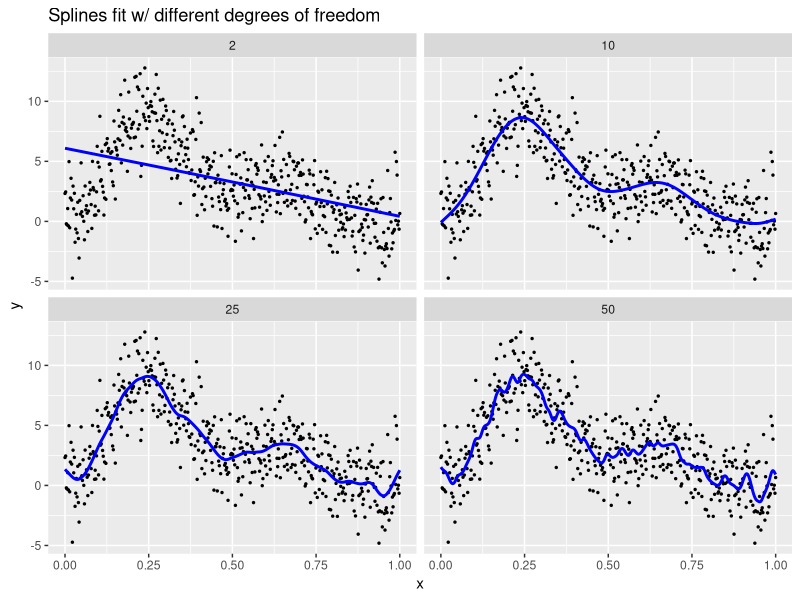
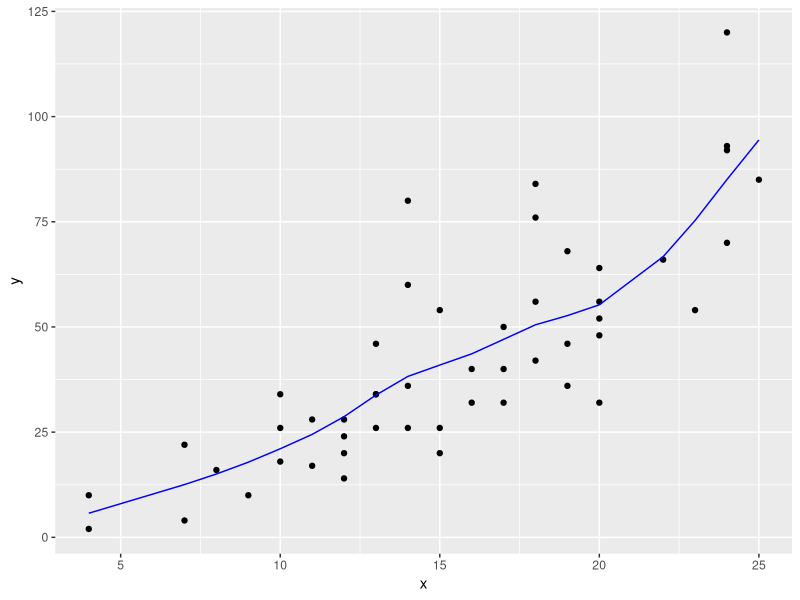
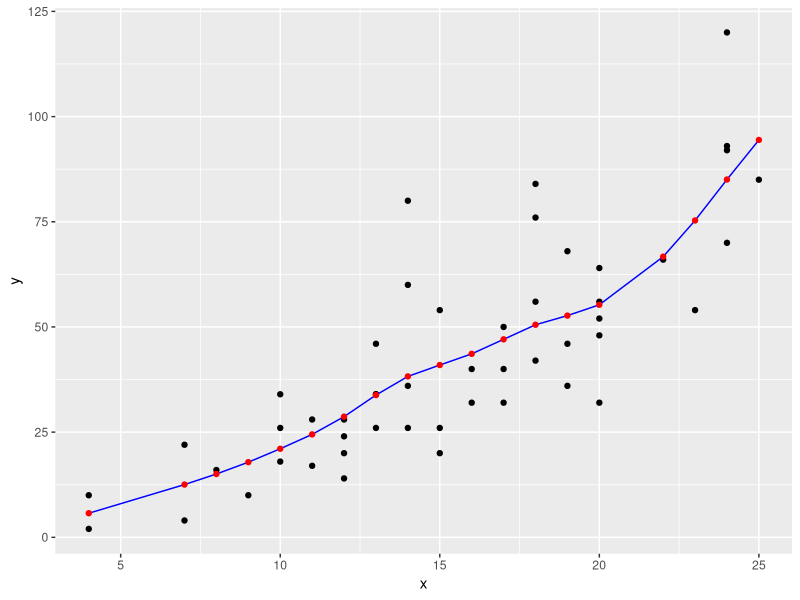

Write R code to recreate these figures, in order.
## ---- chunk 1
knitr::opts_chunk$set(echo = TRUE, message=FALSE, warning = FALSE)
library(tidyverse)
library(broom)
library(knitr)
library(modelr)
library(lubridate)
library(forcats)
## ---- chunk 2
# From https://gist.github.com/rudeboybert/752f7aa1e42faa2174822dd29bfaf959
df_values <- c(2, 10, 25, 50)
f <- function(x){
  f_x <- 0.2*x^11*(10*(1-x))^6+10*(10*x)^3*(1-x)^10
  return(f_x)
}
values <- data_frame(
  x = seq(from=0, to=1, length=500),
  f_x = f(x),
  epsilon = rnorm(500, 0, sd = 2),
  y = f_x + epsilon
)
overall <- NULL
for(df in df_values){
  overall <- smooth.spline(values$x, values$y, df=df) %>%
    augment() %>%
    mutate(df=df) %>%
    bind_rows(overall)
}
overall <- overall %>% 
  as_tibble()
multiple_df <- overall %>% 
  ggplot(aes(x=x)) +
  geom_point(aes(y=y), size=0.5) +
  geom_line(aes(y=.fitted), col="blue", size=1) +
  facet_wrap(~df, nrow=2) +
  labs(title="Splines fit w/ different degrees of freedom")
multiple_df
## ---- chunk 3
overall %>% 
  group_by(df) %>% 
  summarise(RMSE = sqrt(mean(.resid^2))) %>% 
  knitr::kable(digits=3)
## ---- chunk 4
library(tidyverse)
library(broom)
data(cars)
splines_model <- smooth.spline(x=cars$speed, y=cars$dist, df = 6)
splines_model_tidy <- splines_model %>% 
  broom::augment() 
plot <- ggplot(splines_model_tidy, aes(x=x)) +
  geom_point(aes(y=y)) +
  geom_line(aes(y=.fitted), col="blue")
plot
new_speeds <- c(24.6, 26.4, 23.4, 16.8, 15.8, 5.4, 14.8, 8.2, 1, 18.8, 25, 28, 19.6, 11.2, 21.8, 26.2, 20.6, 0, 14.4, 8.8)
# What do you think output is?
output <- predict(splines_model, new_data = new_speeds) %>% 
  tibble::as.tibble()
head(output)
plot +
  geom_point(data=output, aes(x=x, y=y), col="red")
